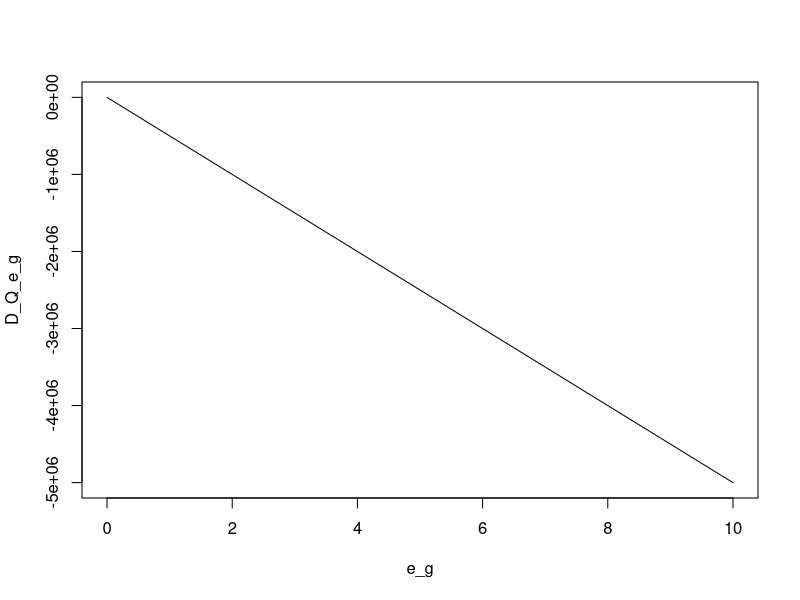
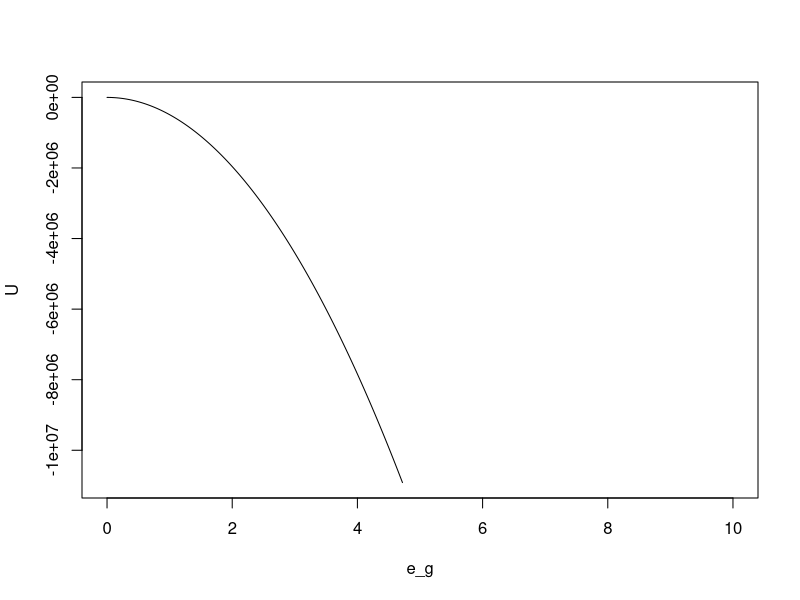

The R script that drew these images, in order:
# Define parameter values
A <- 2; eta <- 2; mu <- 0.2; N <- 100; gamma <- 0.4

# Define HH level emission output vector
e_g <- seq(0,10,by=0.001)

# Calculate a the first derivative of Q w.r.t. e 
D_Q_e_g <- ((gamma*A*e_g^(gamma-1)-1)/(1+A*e_g^(gamma))-e_g)- eta*(N^eta)*(mu^(-eta))*e_g^(eta-1)

# Plot the derivatives:
plot(e_g,D_Q_e_g, type = 'l')

# Get the derivatives for the three smallest outputs:
D_Q_e_g[1:3]

# There is no numerical solution found.


# Alternative: directly maximize the utility w.r.t. e_g: 
# beta is needed; chosen at some plausible level
b <- 0.96

# Give utility function in terms of e_g
U <- log(((1)/(1+b))*(1+A*e_g^(gamma)-e_g)) + b*log(((b)/(1+b))*(1+A*e_g^(gamma)-e_g)) - (1+b)*((e_g*N)/mu)^(eta)

# plot utility function w.r.t. e_g
plot(e_g,U, type = 'l')
